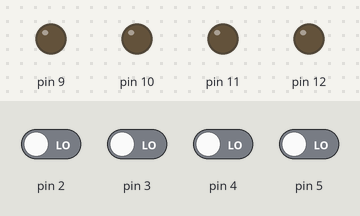
A sketch run on a simulated Arduino Uno, built with avr-gcc and run on an emulated ATmega328P. Shown: output pins drawn as LEDs (lit = HIGH). Dashed ring = blinking. The inputs (shaded band) are chosen by the test bench; at power-on: pin 2–5 LOW. Random numbers use the default seed unless the sketch sets one.

Above: at 4.4 s.
4.5 s: pin 2 driven HIGH
At 4.8 s:
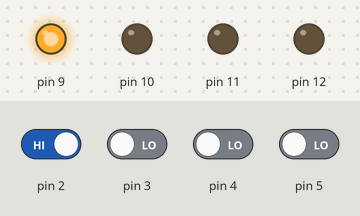
At 5.85 s:
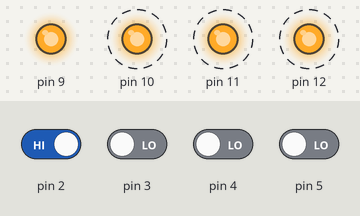
10.5 s: pin 2 driven LOW
13.5 s: pin 4 driven HIGH
At 21.2 s:
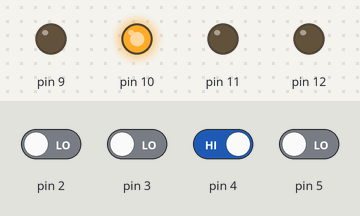
Timing chart, 0 to 22.5 s (numbered marks = the images above; inputs shaded):
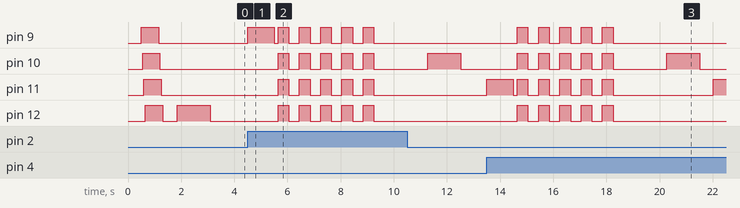

The sketch:

Jogo_da_Memoria.ino
```cpp
// Jogo da Memória

int n = 0;

int i = 0;

int k = 0;

int p=15;


int counter = 0;

void setup()
{
  pinMode(9, OUTPUT);
  pinMode(10, OUTPUT);
  pinMode(11, OUTPUT);
  pinMode(12, OUTPUT);
  pinMode(2, INPUT);
  pinMode(3, INPUT);
  pinMode(4, INPUT);
  pinMode(5, INPUT);
}

void loop()
{
      delay(500);
      digitalWrite(9, HIGH);
      delay(50);
      digitalWrite(10, HIGH);
      delay(50);
      digitalWrite(11, HIGH);
      delay(50);
      digitalWrite(12, HIGH);
      delay(500); // Wait for 400 millisecond(s)
      digitalWrite(9, LOW);
      delay(50);
      digitalWrite(10, LOW);
      delay(50);
      digitalWrite(11, LOW);
      delay(50);
      digitalWrite(12, LOW);
      delay(50);

  int v[p];
  for(int round = 1; round < p ;round++){
  v[round-1] = random(1, 5);
  digitalWrite(9, LOW);
  digitalWrite(10, LOW);
  digitalWrite(11, LOW);
  digitalWrite(12, LOW);
  delay(2500/(4+round));

  for(n = 0 ; n < round ; n++){
  if (v[n] == 1) {
    digitalWrite(9, HIGH);
    delay(20000/(6*round+10)); // Wait for 3000 millisecond(s)
    digitalWrite(9, LOW);
    delay(2500/(4+round));
  }
  if (v[n] == 2) {
    digitalWrite(10, HIGH);
    delay(20000/(6*round+10)); // Wait for 3000 millisecond(s)
    digitalWrite(10, LOW);
    delay(2500/(4+round));
  }
  if (v[n] == 3) {
    digitalWrite(11, HIGH);
    delay(20000/(6*round+10)); // Wait for 3000 millisecond(s)
    digitalWrite(11, LOW);
    delay(2500/(4+round));
  }
  if (v[n] == 4) {
    digitalWrite(12, HIGH);
    delay(20000/(6*round+10)); // Wait for 3000 millisecond(s)
    digitalWrite(12, LOW);
    delay(2500/(4+round));
  }
  }

  for(int a = 0 ; a < round;a++){
  k=0;
  while (k==0) {
    if (digitalRead(2) == 1) {
      digitalWrite(9, HIGH);
      delay(10000/(9+round)); // Wait for 1000 millisecond(s)
      digitalWrite(9, LOW);
      delay(150);
      k = 1;
    } else if (digitalRead(3) == 1) {
        digitalWrite(10, HIGH);
        delay(10000/(9+round)); // Wait for 1000 millisecond(s)
        digitalWrite(10, LOW);
        delay(150);
        k = 2;
    } else if (digitalRead(4) == 1) {
          digitalWrite(11, HIGH);
          delay(10000/(9+round)); // Wait for 1000 millisecond(s)
          digitalWrite(11, LOW);
          delay(150);
          k = 3;
    } else if (digitalRead(5) == 1) {
            digitalWrite(12, HIGH);
            delay(10000/(9+round)); // Wait for 1000 millisecond(s)
            digitalWrite(12, LOW);
            delay(150);
            k = 4;
    } else {
        k=0;
      }
  }

  if (k != v[a]) {
    for (counter = 0; counter < 5; ++counter) {
      digitalWrite(9, HIGH);
      digitalWrite(10, HIGH);
      digitalWrite(11, HIGH);
      digitalWrite(12, HIGH);
      delay(400); // Wait for 400 millisecond(s)
      digitalWrite(9, LOW);
      digitalWrite(10, LOW);
      digitalWrite(11, LOW);
      digitalWrite(12, LOW);
      delay(400);
      round = 0;
    }
  }
  delay(120);
  }
  digitalWrite(9, LOW);
  digitalWrite(10, LOW);
  digitalWrite(11, LOW);
  digitalWrite(12, LOW);
  delay(1000); // Espera 1 segundo
  }
    digitalWrite(9, HIGH);
    digitalWrite(10, HIGH);
    digitalWrite(11, HIGH);
    digitalWrite(12, HIGH);
    delay(2000);

    digitalWrite(9, LOW);
    digitalWrite(10, LOW);
    digitalWrite(11, LOW);
    digitalWrite(12, LOW);
    delay(1000); // Espera 1 segundo antes de reiniciar o jogo
}
```

Measured:
- after the input at 4.5 s, pin 9: goes HIGH 1.0 s, LOW 0.15 s, 4 × (HIGH 0.40 s, LOW 0.40 s), HIGH 0.40 s, then LOW, starting at once; pin 10–12: alternates HIGH for 0.40 s and LOW for 0.40 s, 10 changes in all, then stays LOW, starting after 1.2 s
- after the input at 13.5 s, pin 9: alternates HIGH for 0.40 s and LOW for 0.40 s, 10 changes in all, then stays LOW, starting after 1.2 s; pin 10: goes 4 × (HIGH 0.40 s, LOW 0.40 s), HIGH 0.40 s, LOW 2.0 s, HIGH 1.3 s, then LOW, starting after 1.2 s
